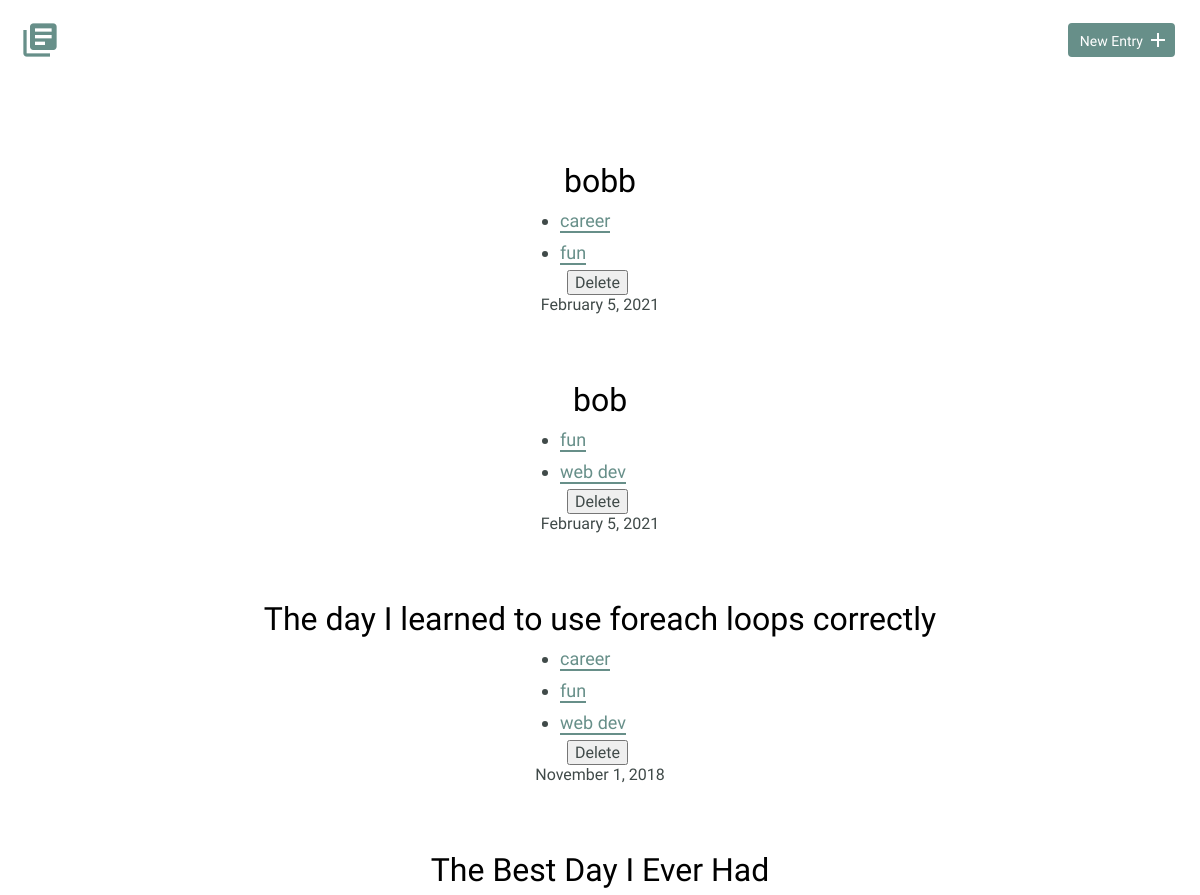
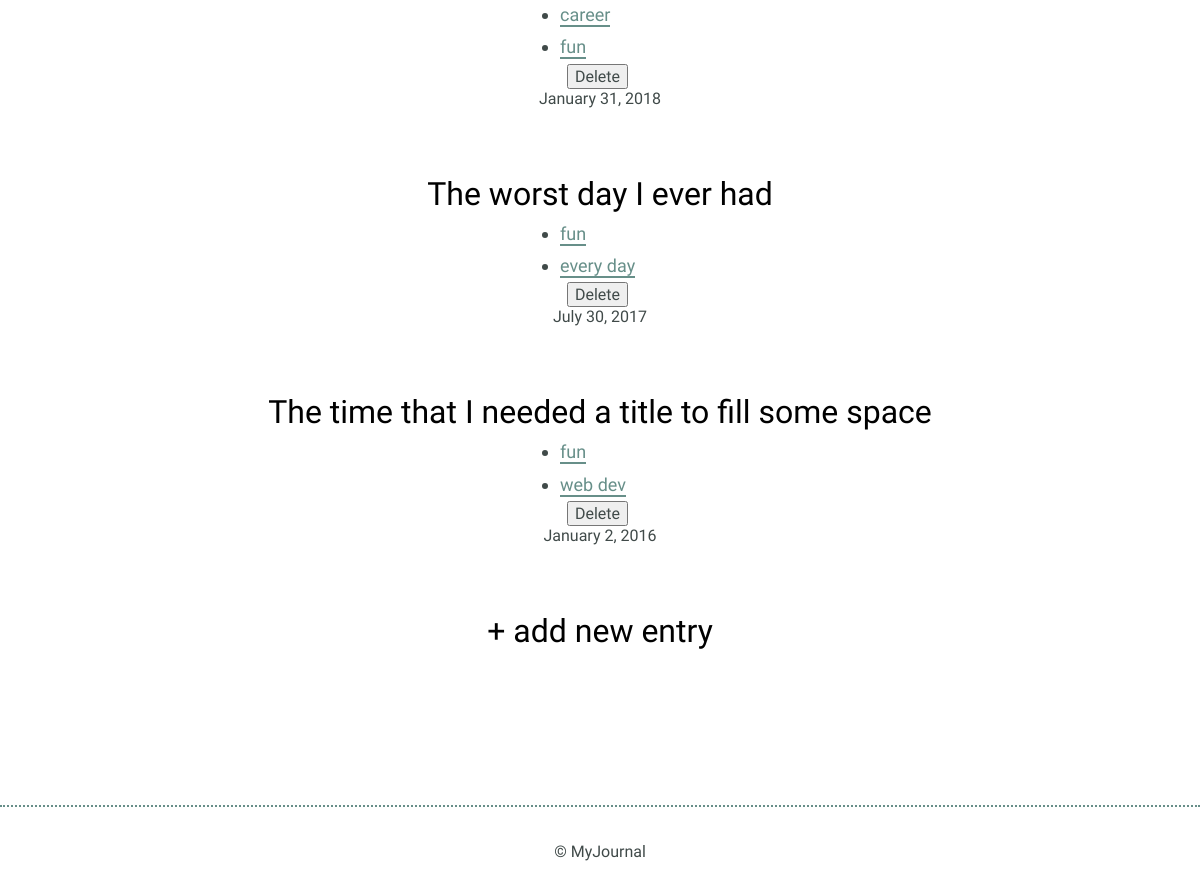
Before: / with the older database file (2 pictures, top to bottom).
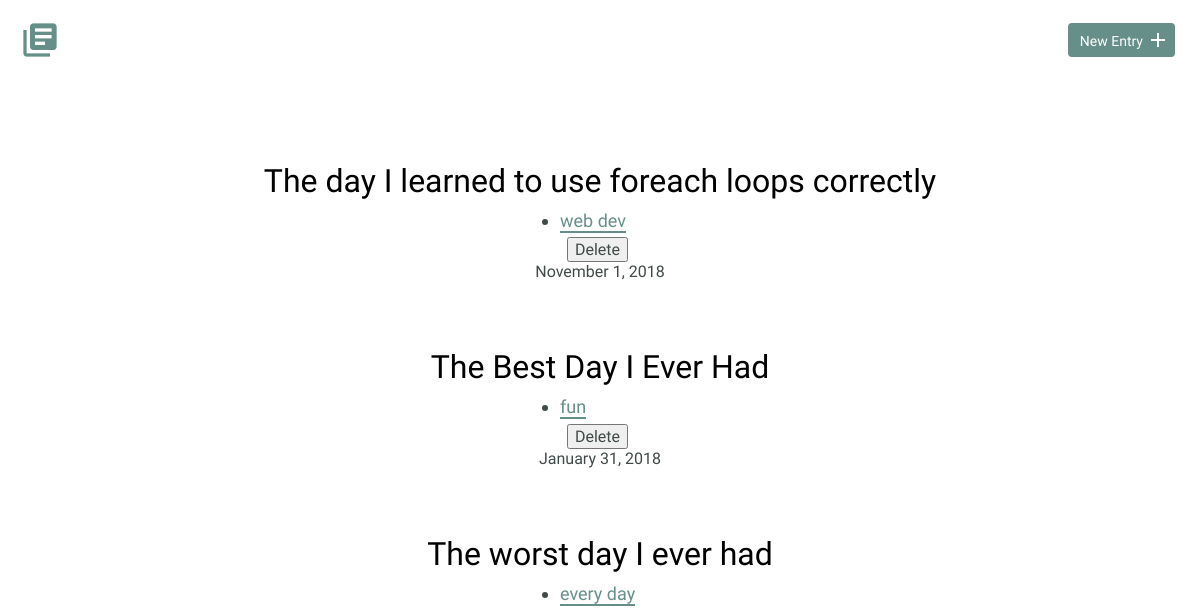
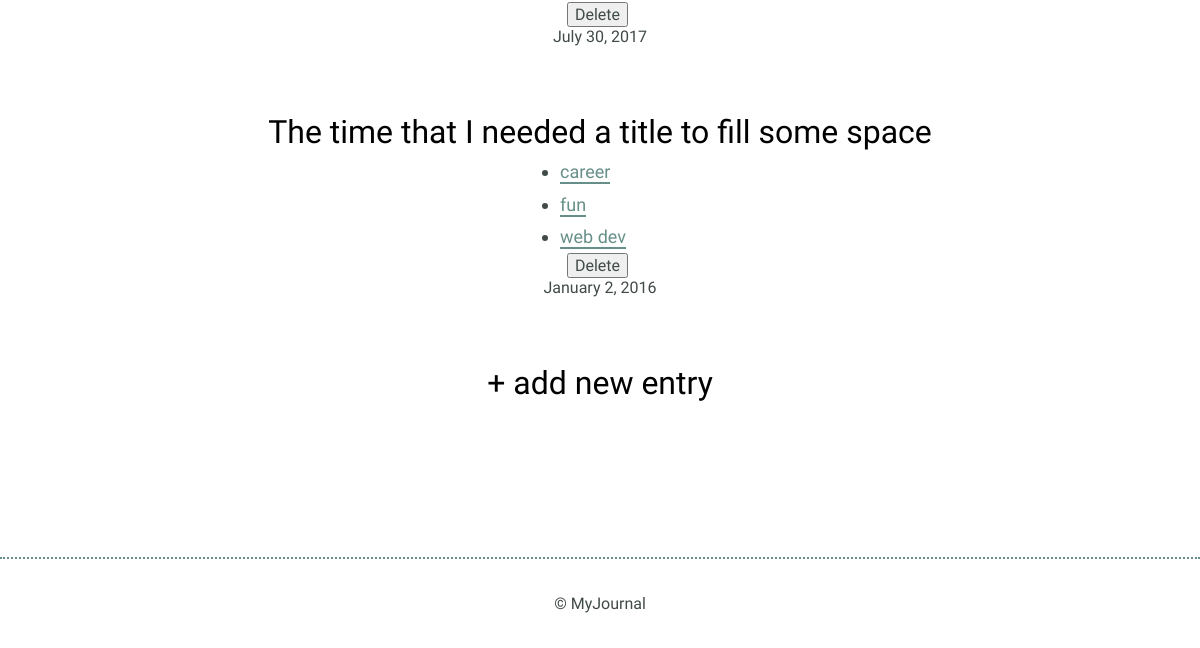
After: the same page with the newer database file (2 pictures, top to bottom).
### tables this page shows
CREATE TABLE "entries" (
	"id"	INTEGER,
	"title"	TEXT,
	"date"	TEXT,
	"time_spent"	INTEGER,
	"learned"	BLOB,
	"resources"	BLOB,
	PRIMARY KEY("id")
);

### inc/functions.php (called while the page is built, shortened)
<?php
function get_tags($id)
{
  include('connection.php');
  try {
    $results = $db->prepare('
      SELECT tags.tag FROM entries
      JOIN tags_entry ON entries.id = tags_entry.entry_id
      JOIN tags ON tags.id = tags_entry.tag_id WHERE entries.id = ?
      ');
    $results->bindValue(1, $id);
    $results->execute();
  } catch (Eception $e) {
    echo 'Error: ' . $e->getMessage();
    return(array());
  }
  foreach (($results->fetchAll(PDO::FETCH_ASSOC)) as $item) {
      $tags[] = $item['tag'];
  }
  return $tags;
}
function get_entries($filter = null)
{
  include('connection.php');
  $sql = 'SELECT * FROM entries';
  $join = ' JOIN tags_entry ON entries.id = tags_entry.entry_id';
  $where = ' WHERE tags_entry.entry_id = entries.id AND tags_entry.tag_id = ?';
  $order = ' ORDER BY date DESC';
  try {
    if (!empty($filter)) {
      $results = $db->prepare($sql . $join . $where . $order);
      $results->bindValue(1, $filter);
    } else {
      $results = $db->prepare($sql . $order);
    }
    $results->execute();
  } catch (Eception $e) {
    echo 'Error: ' . $e->getMessage();
    return(array());
  }
  return ($results->fetchAll(PDO::FETCH_ASSOC));
}

### index.php (the view, shortened to what this page needs)
<?php
include('inc/header.php');
?>
                <div class="entry-list">
                  <?php
                    if (!empty($_GET['tag'])) {
                      $entries = get_entries(get_tags_ids($_GET['tag']));
                    } else {
                      $entries = get_entries();
                    }
                    foreach ($entries as $entry) {
                      echo "<article>\n";
                          echo "<h2>";
                          echo "<a href='detail.php?id=" . $entry['id'] . "'>" . $entry['title'] . "</a>";
                          echo "</h2>\n";
                          echo "<ul id='tag_list'>";
                          foreach (get_tags($entry['id']) as $tag) {
                            echo "<li><a href='index.php?tag=". $tag ."'>" . ($tag) . "</a></li>";
                          }
                          echo "</ul>";
                          echo "<form method=post action='index.php' onsubmit=\"return confirm('Are you sure you want tot delete this project?');\">\n";
                          echo "<input type='submit' class='button--delete' value='Delete' />\n";
                          echo "</form>\n";
                          echo "<time datetime='". date( 'Y-m-d' , strtotime($entry['date'])) ."'>";
                             echo date( 'F j, Y' , strtotime($entry['date']));
                          echo "</time>\n";
                      echo "</article>\n";
                    }
                  ?>
                  <article>
                    <h2>
                      <a href="new.php">+ add new entry</a>
                    </h2>
                  </article>
                </div>
<?php
  include('inc/footer.php');
?>

### inc/header.php (shortened to what this page needs)
<?php
  include('inc/connection.php');
  include('inc/functions.php');
?>
<!DOCTYPE html>
<html>
    <head>
        <link rel="stylesheet" href="css/normalize.css">
        <link rel="stylesheet" href="css/site.css">
    </head>
    <body>
        <header>
            <div class="container">
                <div class="site-header">
                    <a class="logo" href="index.php"><i class="material-icons">library_books</i></a>
                    <a class="button icon-right" href="new.php"><span>New Entry</span> <i class="material-icons">add</i></a>
                </div>
            </div>
        </header>
        <section>
            <div class="container">

### inc/footer.php
      </div>
    </section>
    <footer>
      <div>
        &copy; MyJournal
      </div>
    </footer>
  </body>
</html>

### css/site.css (style rules this page uses)
body { font-size: 16px; color: #404a49; font-family: 'Cousine', serif; font-weight: 400; }
.container { margin: 0 auto; padding: 0 25px; }
header .site-header { margin: 0 auto; height: 95px; }
header .logo i { color: #678f89; margin: 20px 0 0 -5px; float: left; font-size: 40px; }
header .button { float: right; margin: 33px 0 0 0; }
footer { text-align: center; padding: 35px 0; border-top: 2px dotted #678f89; }
.button { padding: 8px 10px 6px 10px; background: #678f89; border: 2px solid #678f89; border-radius: 4px; text-decoration: none; color: #FFF; position: relative; text-align: center; font-size: 14px; }
.button.icon-right { padding-right: 30px; top: -10px; }
.button.icon-right i { position: absolute; top: 3px; right: 3px; }
h1, h2, h3 { margin: 0; font-weight: 400; line-height: 1em; color: #000; }
h2 { font-size: 32px; }
h2 a { text-decoration: none; color: #000; }
ul li { line-height: 1.8em; font-size: 18px; }
ul li a { border-bottom: 2px solid #678f89; line-height: 1.8em; color: #678f89; text-decoration: none; }
.entry-list, .edit-entry, .new-entry { max-width: 800px; margin: 0 auto; padding: 70px 0 150px 0; }
.entry-list article { margin-bottom: 70px; text-align: center; }
.entry-list article:last-child { margin-bottom: 0; }
.entry-list article h2 { margin-bottom: 8px; }
input[type=submit] { margin-right: 5px; }
#tag_list { display: block; width: 15%; margin: auto; text-align:left }

Changed rows visible on the page:
removed entries: title "bobb", tag "career", tag "fun", date "February 5, 2021"
removed entries: title "bob", tag "fun", tag "web dev", date "February 5, 2021"
Other visible differences:
new list line: "career"
list line gone: "career"
list line gone: "fun"
